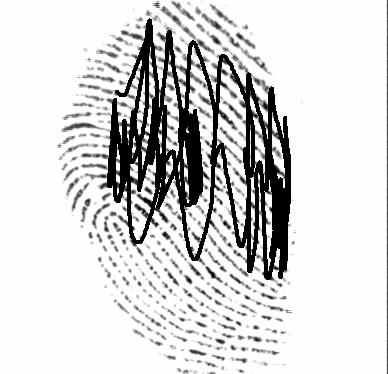
#> input picture test.tif, 388 x 374 px
$ python main.py
#> lines starting #> are read from the running program, lines starting #| are printed output that depends on the picture
import cv2
import os

source_image = cv2.imread("test.tif")
#> source_image is the input picture: shape (374, 388, 3); min 0, max 254, mean 214.1
score=0
file_name=None
image=None
kp1,kp2,mp=None,None,None
# mp точки відповідності

for file in [file for file in os.listdir("database")][:2]:
    target_image = cv2.imread("./database/" + file)
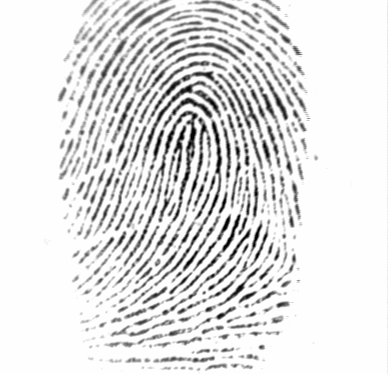
#> input picture database/1.tif, 388 x 374 px
#> target_image is the input picture: shape (374, 388, 3); min 1, max 254, mean 226.3

    sift = cv2.SIFT.create()
    kp1, des1 = sift.detectAndCompute(source_image, None)
#> kp1 = 1571 keypoints; strongest (x, y, size): (128, 128, 2.4), (166, 181, 2.4), (118, 179, 3.6), (285, 118, 3.1)
    kp2, des2 = sift.detectAndCompute(target_image, None)
#> kp2 = 2243 keypoints; strongest (x, y, size): (220, 316, 4), (240, 288, 4.2), (211, 287, 3.1), (225, 247, 3.5)
    matches = cv2.FlannBasedMatcher(dict(algorithm=1, trees=10),dict()).knnMatch(des1, des2, k=2)
#> matches = 1571 matches
    # точки які знаходяться на однаковій відстані
    mp = []
    for p, q in matches:
        if p.distance < 0.1 * q.distance:
            mp.append(p)
            keypoints = 0
            if len(kp1) <= len(kp2):
                keypoints = len(kp1)
            else:
                keypoints = len(kp2)

            if len(mp) / keypoints * 100 > score:
                score=len(mp) / keypoints * 100
                print('The best match :'+ file)
                print('The score :' + str(score))
                result = cv2.drawMatches(source_image,kp1,target_image,kp2,mp,None)
                result = cv2.resize(result, None, fx=2.5, fy=2.5)
                cv2.imshow("result", result)
                cv2.waitKey(0)
                cv2.destroyAllWindows()
                break;
#> after the loop, mp = []; score = 0
#> pass 2 of the loop `for file in [file for file in os.listdir("database")][:2]:`:
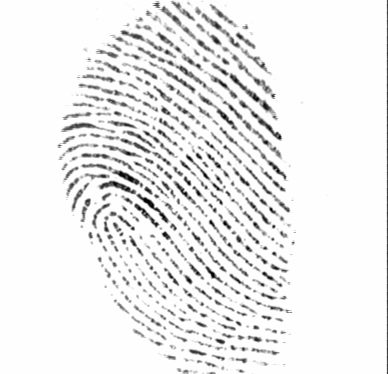
#> input picture database/2.tif, 388 x 374 px
#> target_image is the input picture: shape (374, 388, 3); min 1, max 254, mean 237
#> kp2 = 2106 keypoints; strongest (x, y, size): (211, 222, 2.7), (274, 226, 2), (189, 280, 3.5), (225, 223, 3)
#> the loop `for p, q in matches:` made 1 pass
#> (keypoints, score) on pass 1: (1571, 0.0637)
#> (printed output is left out)
#> pass 1, `result = cv2.drawMatches(source_image,kp1,target_image,kp2,mp,None)`:
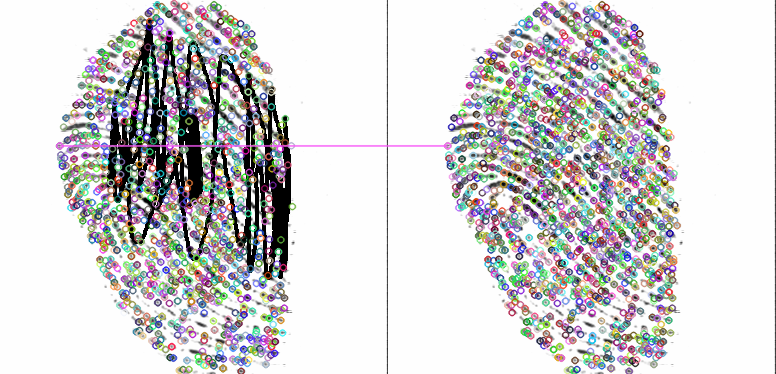
#> result: shape (374, 776, 3); mean B, G, R 211.8, 211.1, 211.8
#> pass 1, `result = cv2.resize(result, None, fx=2.5, fy=2.5)`:
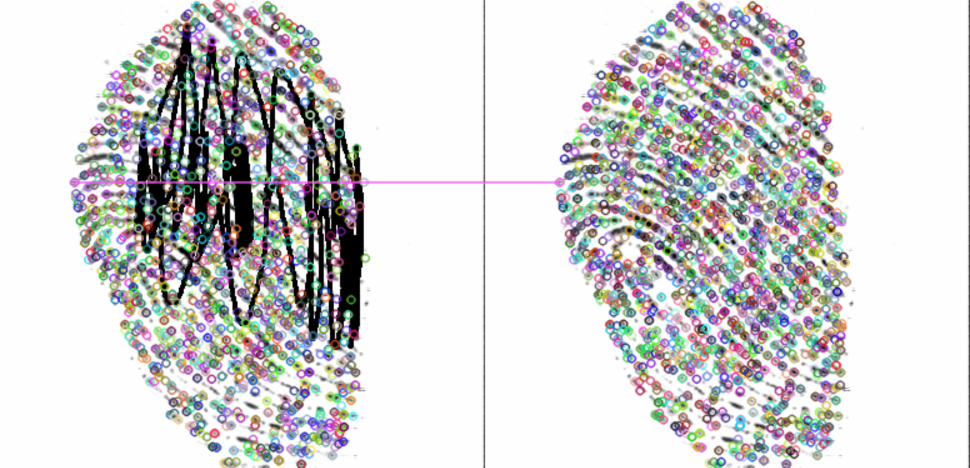
#> result: shape (935, 1940, 3) (shown at 1/2 size); mean B, G, R 211.8, 211, 211.8
#> after the loop `for p, q in matches:`: mp = 1 matches; score = 0.0637
